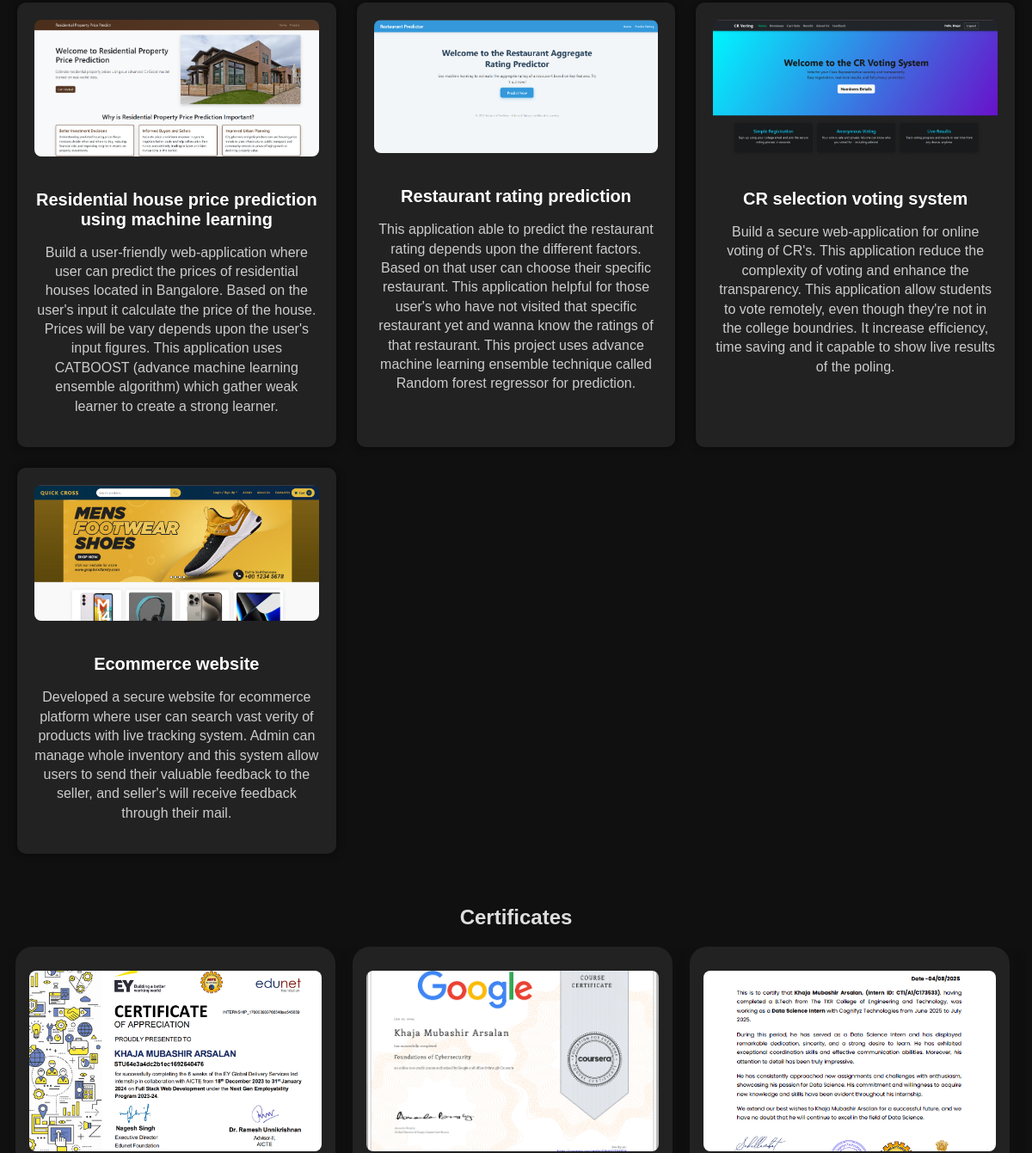
Before: / (middle part) with the older database file.
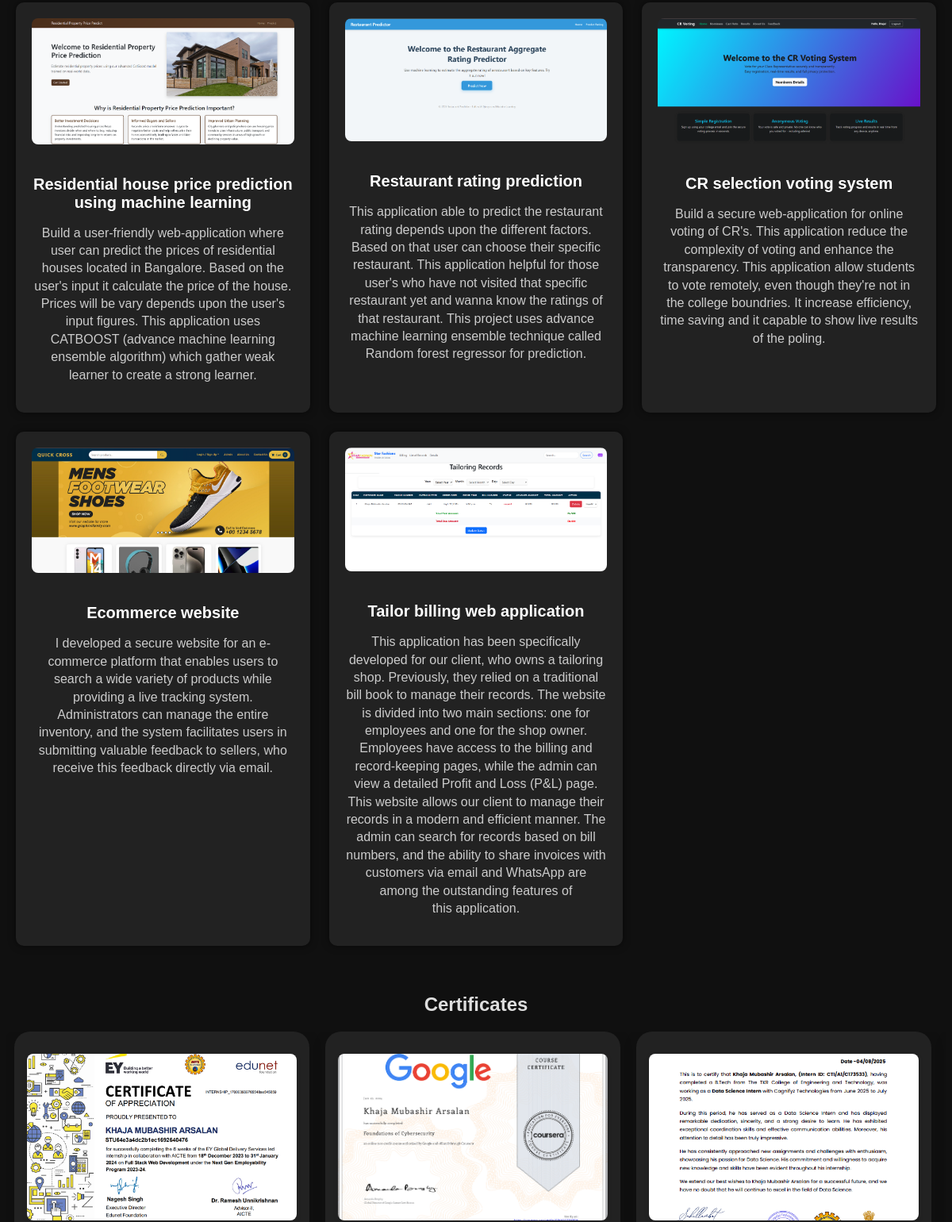
After: the same page with the newer database file.
### portfolio_app/models.py (models this page shows, shortened)
class Project(models.Model):
    title = models.CharField(max_length=255)  # Optional: project title for easy ID
    image = models.ImageField(upload_to='project_images/')
    link = models.URLField(blank=True, null=True)  # Optional URL to project/demo
    description = models.TextField(blank=True)

class Certificate(models.Model):
    title = models.CharField(max_length=255)  # Certificate name [web:5]
    issuer = models.CharField(max_length=255)  # Organization or authority [web:5]
    issue_date = models.DateField()  # Date issued [web:5]
    certificate_image = models.ImageField(upload_to='certificates/', blank=True, null=True)  # Optional image file [web:5]

### portfolio_app/views.py (the view)
# urls.py: path("", views.portfolio, name="portfolio"),
def portfolio(request):
    skills = Skill.objects.all()
    about = About.objects.first()
    education = TimelineEntry.objects.filter(entry_type="education").order_by('-start_year')
    experience = TimelineEntry.objects.filter(entry_type="experience").order_by('-start_year')
    profile = Profile.objects.first()
    internships = Internship.objects.all()
    projects = Project.objects.all()
    certificates = Certificate.objects.all()
    context = {
        "skills": skills,
        "about": about,
        "education": education,
        "experience": experience,
        "profile": profile,
        "internships": internships,
        "projects": projects,
        "certificates" : certificates,
    }
    return render(request, "portfolio_app/index.html", context)

### portfolio_app/templates/portfolio_app/index.html (shortened to what this page needs)
{% load static %}
<!DOCTYPE html>
<html lang="en">
<head>
        <link rel="stylesheet" href="{% static 'css/index.css' %}">
</head>
<body>
  <section id="projects">
    <div class="project-list">
      {% for project in projects %}
      <div class="project-card">
        <a href="{{ project.link }}" target="_blank" rel="noopener noreferrer">
          <img src="{{ project.image.url }}" alt="{{ project.title }}">
        </a>
        <h3>{{ project.title }}</h3>
        <p>{{ project.description }}</p>
      </div>
      {% empty %}
      <p>No projects available.</p>
      {% endfor %}
    </div>
  </section>
<section id="certificates">
  <h2>Certificates</h2>
  <div class="certificate-slider-wrapper">
    <div class="certificate-grid">
      {% for certificate in certificates %}
      <div class="certificate-card">
        {% if certificate.certificate_image %}
        <img src="{{ certificate.certificate_image.url }}" alt="Certificate Image" class="card-image clickable"
          onclick="openModal(this)" />
        {% endif %}
      </div>
      {% empty %}
      <p>No certificates to display.</p>
      {% endfor %}
    </div>
  </div>
</section>
</body>
</html>

Changed rows visible on the page:
changed Project "Ecommerce website": description "Developed a secure website for ecommerce platform where user can search vast verity of products with live tracking system. Admin can manage whole inventory and this system allow users to send their valuable feedback to the seller, and seller's will receive feedback through their mail." → "I developed a secure website for an e-commerce platform that enables users to search a wide variety of products while providing a live tracking system. Administrators can manage the entire inventory, and the system facilitates users in submitting valuable feedback to sellers, who receive this feedback directly via email."
added Project: image (picture), title "Tailor billing web application", description "This application has been specifically developed for our client, who owns a tailoring shop. Previously, they relied on a traditional bill book to manage their records. The website is divided into two main sections: one for employees and one for the shop owner. Employees have access to the billing and record-keeping pages, while the admin can view a detailed Profit and Loss (P&L) page. This website allows our client to manage their records in a modern and efficient manner. The admin can search for records based on bill numbers, and the ability to share invoices with customers via email and WhatsApp are among the outstanding features of this application."
